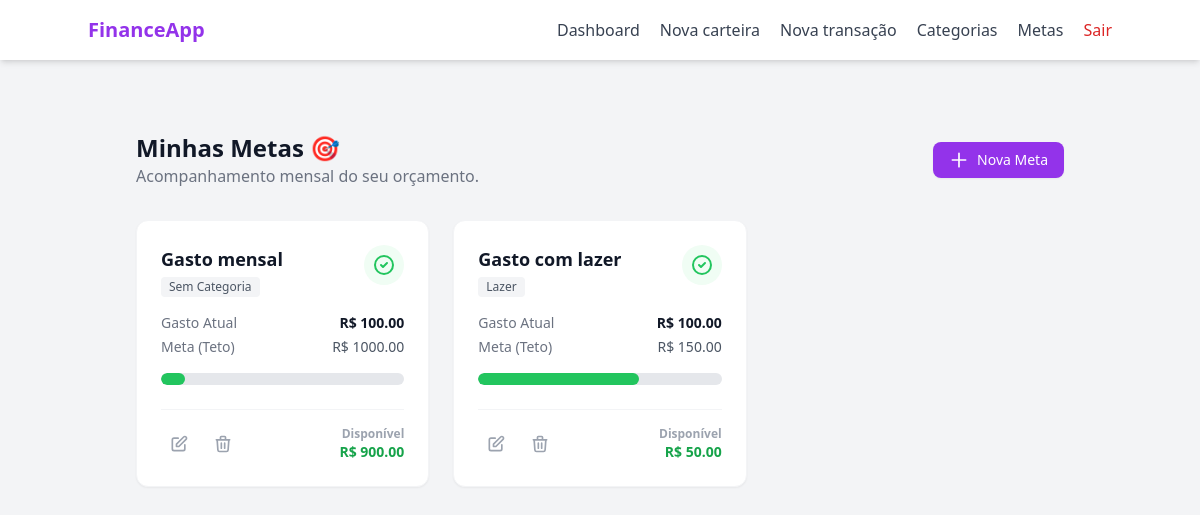
The page /goal/ (signed in) on the database its author committed.
### models/goal.py (models this page shows, shortened)
class Goal(db.Model):
    __tablename__ = "goals"
    id = db.Column(db.Integer, primary_key=True)
    goal_name = db.Column(db.String(100), nullable=False)
    target_amount = db.Column(db.Float, nullable=False)
    created_at = db.Column(db.Date, nullable= False)
    is_active = db.Column(db.Boolean, default=True)
    deadline = db.Column(db.Date, nullable=True)
    user_id = db.Column(db.Integer, db.ForeignKey("users.id"), nullable=False)
    category_id = db.Column(db.Integer, db.ForeignKey("categories.id"), nullable=True)
    category = db.relationship("UserCategory", backref="goals")

### models/category.py (models this page shows, shortened)
class Category(db.Model):
    __tablename__ = "categories"
    id = db.Column(db.Integer, primary_key= True)
    name = db.Column(db.String(100), nullable= False)
    type = db.Column(db.String(20), nullable= False)
    __mapper_args__ = {
        "polymorphic_on": type,
        "polymorphic_identity": "category"
    }

### routes/goal_routes.py (the view)
@goal_bp.route("/", methods=["GET"])
@login_required
def goal_index_page():
    GoalController.check_expired_goals(current_user.id)
    categories = CategoryController.get_user_categories(current_user.id)
    goals = GoalController.get_goals_by_user(current_user.id)
    goals_data = []
    for goal in goals:
        current_amount = 0
        if goal.category:
            for transaction in goal.category.transactions:
                if transaction.transaction_type == "expense" and transaction.created_at >= goal.created_at:
                    current_amount += transaction.value
        else:
            for transaction in TransactionController.get_user_transactions(current_user.id):
                if transaction.transaction_type == "expense" and transaction.created_at >= goal.created_at:
                    current_amount += transaction.value
        goals_data.append({
            'id': goal.id,
            'name': goal.goal_name,
            'category_name': goal.category.name if goal.category else 'Sem Categoria',
            'current': float(current_amount),
            'target': float(goal.target_amount),
            'percentage': min(int((current_amount / goal.target_amount) * 100), 100),
            'real_percentage': int((current_amount / goal.target_amount) * 100),
            'remaining': float(goal.target_amount - current_amount),
            'status': 'safe' if current_amount <= goal.target_amount * 0.8 else
                      'warning' if current_amount <= goal.target_amount else
                      'danger'
        })
    return render_template('goal/index.html',
                           goals_data=goals_data,
                           categories=categories)

### controllers/category_controller.py (called while the page is built)
    @staticmethod
    def get_user_categories(user_id):
        return UserCategory.query.filter_by(user_id= user_id).all()

### controllers/goal_controller.py (called while the page is built)
    @staticmethod
    def get_goals_by_user(user_id):
        goals = Goal.query.filter_by(user_id= user_id, is_active= True).all()
        return goals

    @staticmethod
    def check_expired_goals(user_id):
        goals = GoalController.get_goals_by_user(user_id)
        today = datetime.today().date()
        for goal in goals:
            if goal.deadline <= today and goal.is_active:
                goal.is_active = False
        db.session.commit()

### controllers/transaction_controller.py (called while the page is built)
    @staticmethod
    def get_user_transactions(user_id):
        return Transaction.query.join(Wallet).filter(Wallet.user_id == user_id).order_by(Transaction.created_at.desc()).order_by(Transaction.id.desc()).all()

### templates/goal/index.html (shortened to what this page needs)
{% extends "base.html" %}
{% block content %}
<div class="max-w-7xl mx-auto px-4 sm:px-6 lg:px-8 py-8">
    <div class="flex flex-col sm:flex-row justify-between items-start sm:items-center mb-8 gap-4">
        <div>
            <h1 class="text-2xl font-bold text-gray-900">Minhas Metas 🎯</h1>
            <p class="text-gray-500">Acompanhamento mensal do seu orçamento.</p>
        </div>
        <button onclick="openCreateGoalModal()" class="inline-flex items-center px-4 py-2 bg-purple-600 hover:bg-purple-700 text-white text-sm font-medium rounded-lg shadow-sm transition-colors">
            <svg class="w-5 h-5 mr-2" fill="none" stroke="currentColor" viewBox="0 0 24 24"><path stroke-linecap="round" stroke-linejoin="round" stroke-width="2" d="M12 4v16m8-8H4"></path></svg>
            Nova Meta
        </button>
    </div>
    <div class="grid grid-cols-1 md:grid-cols-2 lg:grid-cols-3 gap-6">
        {% for item in goals_data %}
        <div class="bg-white rounded-xl shadow-sm border border-gray-100 p-6 flex flex-col justify-between hover:shadow-md transition-shadow h-full">
            <div>
                <div class="flex justify-between items-start mb-4">
                    <div>
                        <h3 class="font-bold text-gray-900 text-lg">{{ item.name }}</h3>
                        <span class="inline-flex items-center px-2 py-0.5 rounded text-xs font-medium bg-gray-100 text-gray-600 mt-1">
                            {{ item.category_name }}
                        </span>
                    </div>
                    {% if item.real_percentage >= 100 %}
                        <div class="text-red-500 bg-red-50 p-2 rounded-full">
                            <svg class="w-6 h-6" fill="none" stroke="currentColor" viewBox="0 0 24 24"><path stroke-linecap="round" stroke-linejoin="round" stroke-width="2" d="M12 9v2m0 4h.01m-6.938 4h13.856c1.54 0 2.502-1.667 1.732-3L13.732 4c-.77-1.333-2.694-1.333-3.464 0L3.34 16c-.77 1.333.192 3 1.732 3z"></path></svg>
                        </div>
                    {% elif item.real_percentage >= 75 %}
                        <div class="text-yellow-500 bg-yellow-50 p-2 rounded-full">
                            <svg class="w-6 h-6" fill="none" stroke="currentColor" viewBox="0 0 24 24"><path stroke-linecap="round" stroke-linejoin="round" stroke-width="2" d="M13 16h-1v-4h-1m1-4h.01M21 12a9 9 0 11-18 0 9 9 0 0118 0z"></path></svg>
                        </div>
                    {% else %}
                        <div class="text-green-500 bg-green-50 p-2 rounded-full">
                            <svg class="w-6 h-6" fill="none" stroke="currentColor" viewBox="0 0 24 24"><path stroke-linecap="round" stroke-linejoin="round" stroke-width="2" d="M9 12l2 2 4-4m6 2a9 9 0 11-18 0 9 9 0 0118 0z"></path></svg>
                        </div>
                    {% endif %}
                </div>
                <div class="mb-4 space-y-1">
                    <div class="flex justify-between text-sm">
                        <span class="text-gray-500">Gasto Atual</span>
                        <span class="font-bold text-gray-900">R$ {{ "%.2f"|format(item.current) }}</span>
                    </div>
                    <div class="flex justify-between text-sm">
                        <span class="text-gray-500">Meta (Teto)</span>
                        <span class="font-medium text-gray-600">R$ {{ "%.2f"|format(item.target) }}</span>
                    </div>
                </div>
                <div class="relative w-full h-3 bg-gray-200 rounded-full overflow-hidden mb-4">
                    <div class="absolute top-0 left-0 h-full rounded-full transition-all duration-500
                            {{ 'bg-red-500' if item.real_percentage >= 100 else
                               ('bg-yellow-400' if item.real_percentage >= 75 else 'bg-green-500') }}"
                         style="width: {{ item.percentage }}%">
                    </div>
                </div>
            </div>
            <div class="flex items-center justify-between border-t border-gray-100 pt-4 mt-2">
                <div class="flex space-x-2">
                    <button onclick="openEditGoalModal(
                                '{{ url_for('goal_bp.edit_goal', goal_id=item.id) }}',
                                '{{ item.id }}',
                                '{{ item.name }}',
                                '{{ item.target }}')"
                            class="p-2 text-gray-400 hover:text-purple-600 hover:bg-purple-50 rounded-lg transition-colors"
                            title="Editar Meta">
                        <svg class="w-5 h-5" fill="none" stroke="currentColor" viewBox="0 0 24 24">
                            <path stroke-linecap="round" stroke-linejoin="round" stroke-width="2" d="M11 5H6a2 2 0 00-2 2v11a2 2 0 002 2h11a2 2 0 002-2v-5m-1.414-9.414a2 2 0 112.828 2.828L11.828 15H9v-2.828l8.586-8.586z"></path>
                        </svg>
                    </button>
                    <button onclick="openConfirmModal(
                            '{{ url_for('goal_bp.delete_goal', goal_id=item.id) }}',
                            'Excluir Meta',
                            'Tem certeza que deseja apagar a meta de <b>{{ item.name }}</b>?'
                            )"
                            class="p-2 text-gray-400 hover:text-red-600 hover:bg-red-50 rounded-lg transition-colors"
                            title="Excluir Meta">
                        <svg class="w-5 h-5" fill="none" stroke="currentColor" viewBox="0 0 24 24">
                            <path stroke-linecap="round" stroke-linejoin="round" stroke-width="2" d="M19 7l-.867 12.142A2 2 0 0116.138 21H7.862a2 2 0 01-1.995-1.858L5 7m5 4v6m4-6v6m1-10V4a1 1 0 00-1-1h-4a1 1 0 00-1 1v3M4 7h16"></path>
                        </svg>
                    </button>
                </div>
                <div class="text-right text-xs font-semibold">
                    {% if item.remaining >= 0 %}
                        <span class="text-gray-400 block">Disponível</span>
                        <span class="text-green-600 text-sm">R$ {{ "%.2f"|format(item.remaining) }}</span>
                    {% else %}
                        <span class="text-red-500">Excedido</span>
                        <div class="text-red-600 text-sm">R$ {{ "%.2f"|format(item.remaining | abs) }}</div>
                    {% endif %}
                </div>
            </div>
        </div>
        {% endfor %}
    </div>
</div>
{% endblock %}

### rows shown on the page
Goal: name "Gasto mensal", category_name "Sem Categoria", current "100.00", target "1000.00", {{ item.percentage }} 10 (drawn), remaining "900.00"
Goal: name "Gasto com lazer", target "150.00"
Category: category_name "Lazer"

### other values the page prints
{{ "%.2f"|format(item.current) }} "100.00"
{{ "%.2f"|format(item.remaining) }} "50.00"
